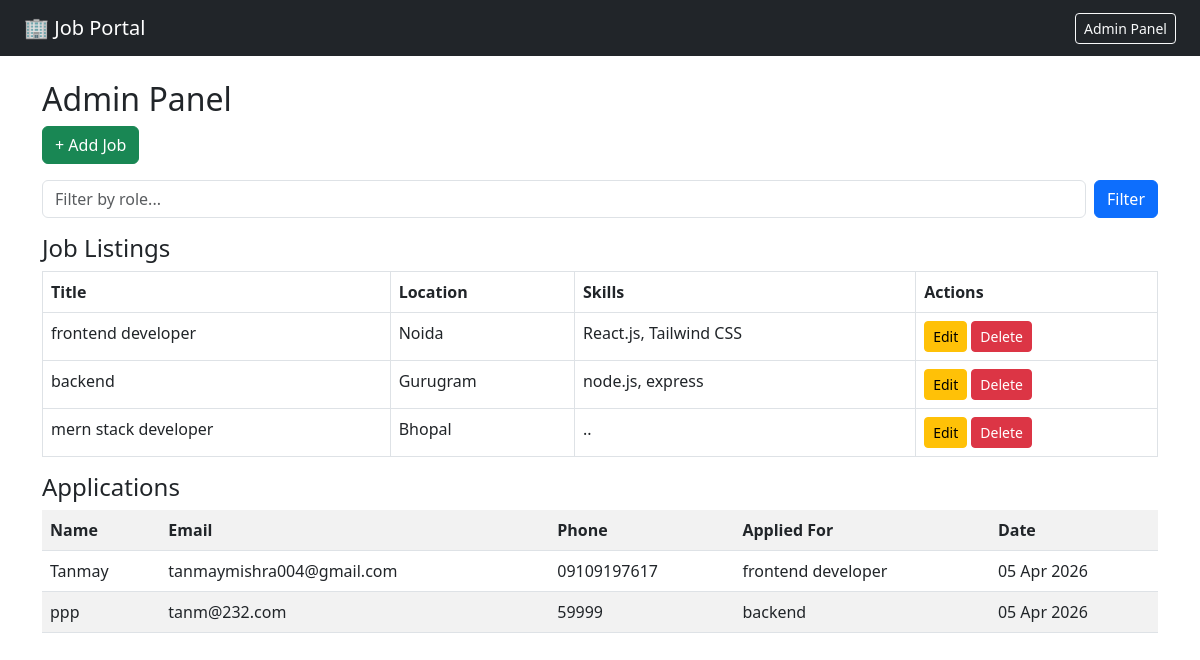
Page /admin-panel/ on the committed database.
### jobs/models.py (models this page shows, shortened)
class Job(models.Model):
    title = models.CharField(max_length=200)
    description = models.TextField()
    skills = models.CharField(max_length=300)
    location = models.CharField(max_length=100)
    created_at = models.DateTimeField(auto_now_add=True)

class Applicant(models.Model):
    job = models.ForeignKey(Job, on_delete=models.CASCADE, related_name='applicants')
    name = models.CharField(max_length=100)
    email = models.EmailField(unique=True)   # Prevents duplicate applications
    phone = models.CharField(max_length=15)
    applied_at = models.DateTimeField(auto_now_add=True)
    class Meta:
        unique_together = ('job', 'email')   # One application per job per email

### jobs/views.py (the view)
# urls.py: path('admin-panel/',            views.admin_dashboard,  name='admin_dashboard'),
def admin_dashboard(request):
    role = request.GET.get('role', '')
    jobs = Job.objects.filter(title__icontains=role) if role else Job.objects.all()
    applicants = Applicant.objects.select_related('job').all()
    return render(request, 'jobs/admin_dashboard.html', {
        'jobs': jobs, 'applicants': applicants, 'role': role
    })

### jobs/templates/jobs/admin_dashboard.html
{% extends 'jobs/base.html' %}
{% block content %}
<h2>Admin Panel</h2>
<a href="{% url 'add_job' %}" class="btn btn-success mb-3">+ Add Job</a>
<form method="get" class="d-flex mb-3">
    <input name="role" value="{{ role }}" class="form-control me-2" placeholder="Filter by role...">
    <button class="btn btn-primary">Filter</button>
</form>
<h4>Job Listings</h4>
<table class="table table-bordered">
    <tr><th>Title</th><th>Location</th><th>Skills</th><th>Actions</th></tr>
    {% for job in jobs %}
    <tr>
        <td>{{ job.title }}</td>
        <td>{{ job.location }}</td>
        <td>{{ job.skills }}</td>
        <td>
            <a href="{% url 'edit_job' job.id %}" class="btn btn-warning btn-sm">Edit</a>
            <a href="{% url 'delete_job' job.id %}" class="btn btn-danger btn-sm"
               onclick="return confirm('Delete this job?')">Delete</a>
        </td>
    </tr>
    {% endfor %}
</table>
<h4>Applications</h4>
<table class="table table-striped">
    <tr><th>Name</th><th>Email</th><th>Phone</th><th>Applied For</th><th>Date</th></tr>
    {% for a in applicants %}
    <tr>
        <td>{{ a.name }}</td><td>{{ a.email }}</td><td>{{ a.phone }}</td>
        <td>{{ a.job.title }}</td><td>{{ a.applied_at|date:"d M Y" }}</td>
    </tr>
    {% endfor %}
</table>
{% endblock %}

### jobs/templates/jobs/base.html (shortened to what this page needs)
<!DOCTYPE html>
<html>
<head>
    <link href="https://cdn.jsdelivr.net/npm/bootstrap@5.3.0/dist/css/bootstrap.min.css" rel="stylesheet">
</head>
<body>
<nav class="navbar navbar-dark bg-dark px-4">
    <a class="navbar-brand" href="/">🏢 Job Portal</a>
    <a class="btn btn-outline-light btn-sm" href="/admin-panel/">Admin Panel</a>
</nav>
<div class="container mt-4">
    {% block content %}{% endblock %}
</div>
</body>
</html>

### rows in the picture
Job: title "frontend developer", location "Noida", skills "React.js, Tailwind CSS"
Job: title "backend", location "Gurugram", skills "node.js, express"
Job: title "mern stack developer", location "Bhopal", skills ".."
Applicant: name "Tanmay", email "tanmaymishra004@gmail.com", phone "09109197617", job "frontend developer", applied_at "05 Apr 2026"
Applicant: name "ppp", email "tanm@232.com", phone "59999", job "backend", applied_at "05 Apr 2026"
